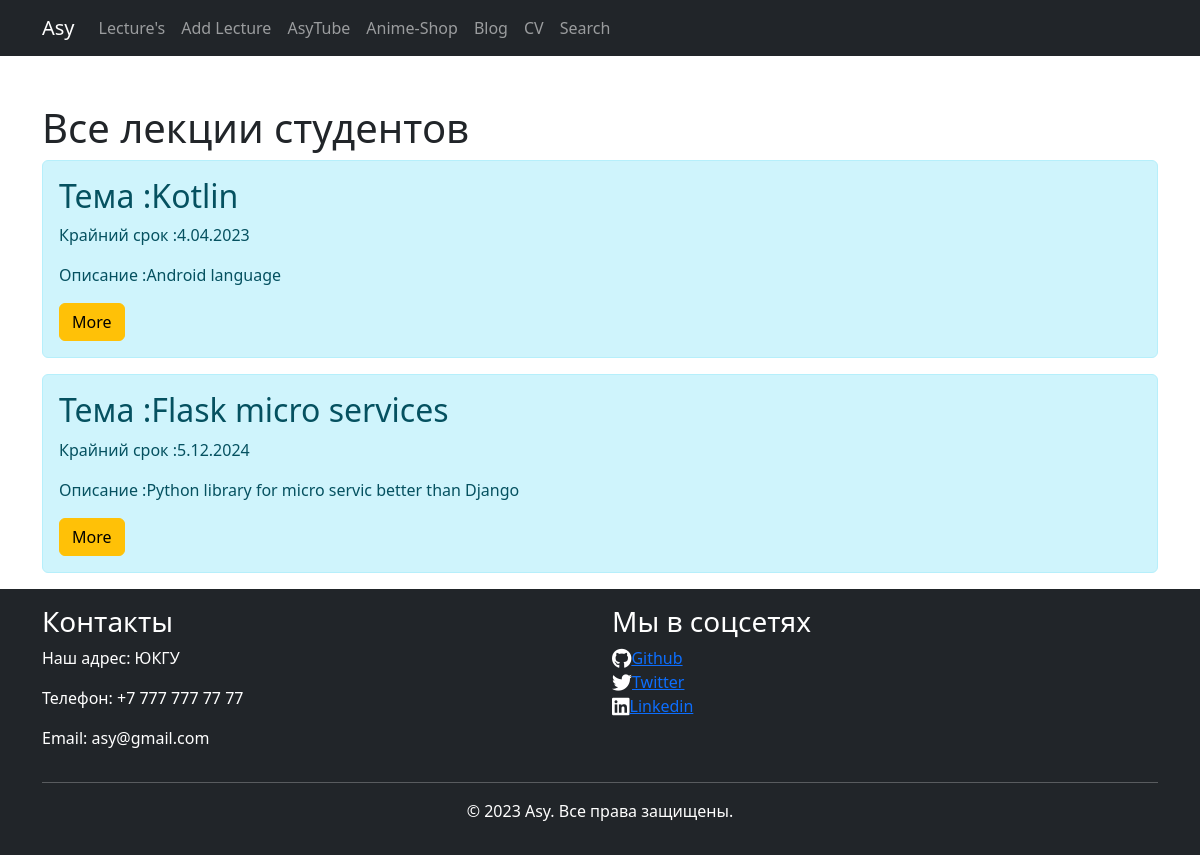
Page /posts on the earlier database version.
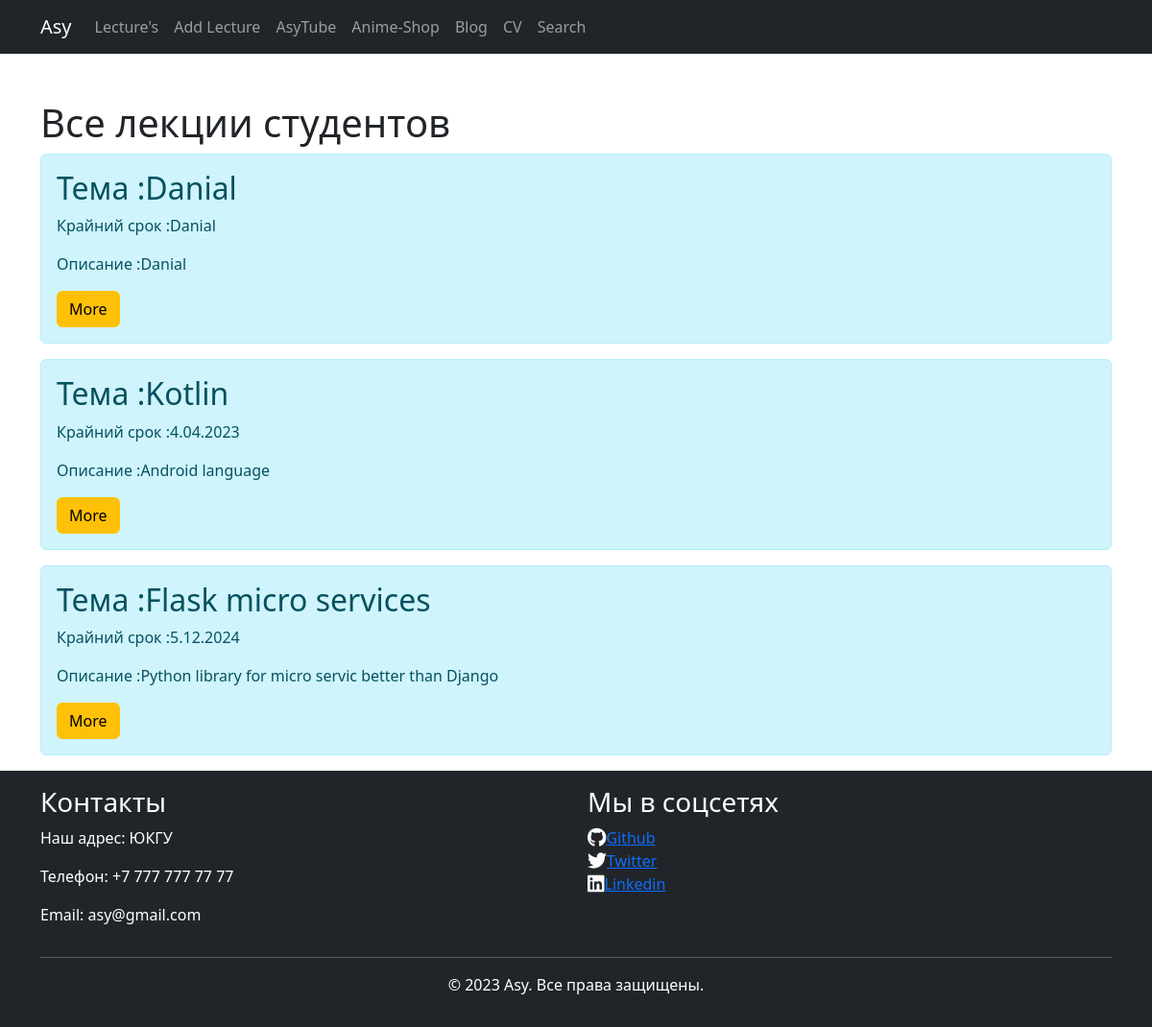
Same page on the later database version.
### app.py (models this page shows, shortened)
class Lerc(db.Model):
    id = db.Column(db.Integer, primary_key=True)
    title = db.Column(db.String(100), nullable=False)
    deadline = db.Column(db.Integer, nullable=False)
    introduction = db.Column(db.String(300), nullable=False)
    text = db.Column(db.Text, nullable=False)

### app.py (the view)
@app.route('/posts')
def posts():
    articles = Lerc.query.order_by(Lerc.id.desc()).all()
    return render_template("posts.html", articles=articles)

### templates/posts.html (shortened to what this page needs)
{% extends 'base.html' %}
{% block body %}
    <div class="container mt-5 ">
        <h1>Все лекции студентов</h1>
        {% for el in articles %}
        <div class="alert alert-info">
            <h2>Тема :{{ el.title }}</h2>
            <p>Крайний срок  :{{ el.deadline }}</p>
            <p>Описание :{{ el.introduction }}</p>
            <a href="/posts/{{ el.id }}" class="btn btn-warning">More</a>
        </div>
        {% endfor %}
    </div>
{% endblock %}

### templates/base.html (shortened to what this page needs)
<!DOCTYPE html>
<html lang="en">
<head>
    <link rel="stylesheet" href="https://cdn.jsdelivr.net/npm/bootstrap@5.2.3/dist/css/bootstrap.min.css">
    <link rel="stylesheet" href="https://cdnjs.cloudflare.com/ajax/libs/font-awesome/6.4.0/css/all.min.css">
</head>
<body>
<nav class="navbar navbar-expand-lg navbar-dark bg-dark">
  <div class="container">
    <a class="navbar-brand" href="/">Asy</a>
    <div class="collapse navbar-collapse" id="navbarNav">
      <ul class="navbar-nav ml-auto">
        <li class="nav-item active">
          <a class="nav-link" href="/posts">Lecture's</a>
        </li>
        <li class="nav-item">
          <a class="nav-link" href="/add">Add Lecture</a>
        </li>
        <li class="nav-item">
          <a class="nav-link" href="#">AsyTube</a>
        </li>
        <li class="nav-item">
          <a class="nav-link" href="#">Anime-Shop</a>
        </li>
        <li class="nav-item">
          <a class="nav-link" href="#">Blog</a>
        </li>
        <li class="nav-item">
          <a class="nav-link" href="#">CV</a>
        </li>
        <li class="nav-item">
          <a class="nav-link" href="/search">Search</a>
        </li>
      </ul>
    </div>
  </div>
</nav>
    {% block body %}{% endblock %}
<footer class="bg-dark text-white py-3">
  <div class="container">
    <div class="row">
      <div class="col-10 col-md-6">
        <h3>Контакты</h3>
        <p>Наш адрес: ЮКГУ</p>
        <p>Телефон: +7 777 777 77 77</p>
        <p>Email: asy@gmail.com</p>
      </div>
      <div class="col-12 col-md-6">
        <h3>Мы в соцсетях</h3>
        <ul class="list-unstyled">
          <li><a href="#"><i class="fab fa-github fa-lg text-white mr-2"></i>Github</a></li>
          <li><a href="#"><i class="fab fa-twitter fa-lg text-white mr-2"></i>Twitter</a></li>
          <li><a href="#"><i class="fab fa-linkedin fa-lg text-white mr-2"></i>Linkedin</a></li>
        </ul>
      </div>
    </div>
    <div class="row">
      <div class="col-12">
        <hr class="bg-light">
        <p class="text-center">© 2023 Asy. Все права защищены.</p>
      </div>
    </div>
  </div>
</footer>
</body>
</html>

### templates/base.html (style rules this page uses)
footer { position: page; bottom: 0; width: 100%; }

### templates/posts.html (style rules this page uses)
body { background-color: white; }

Differences in the rows shown:
added Lerc: title "Danial", deadline "Danial", introduction "Danial"
